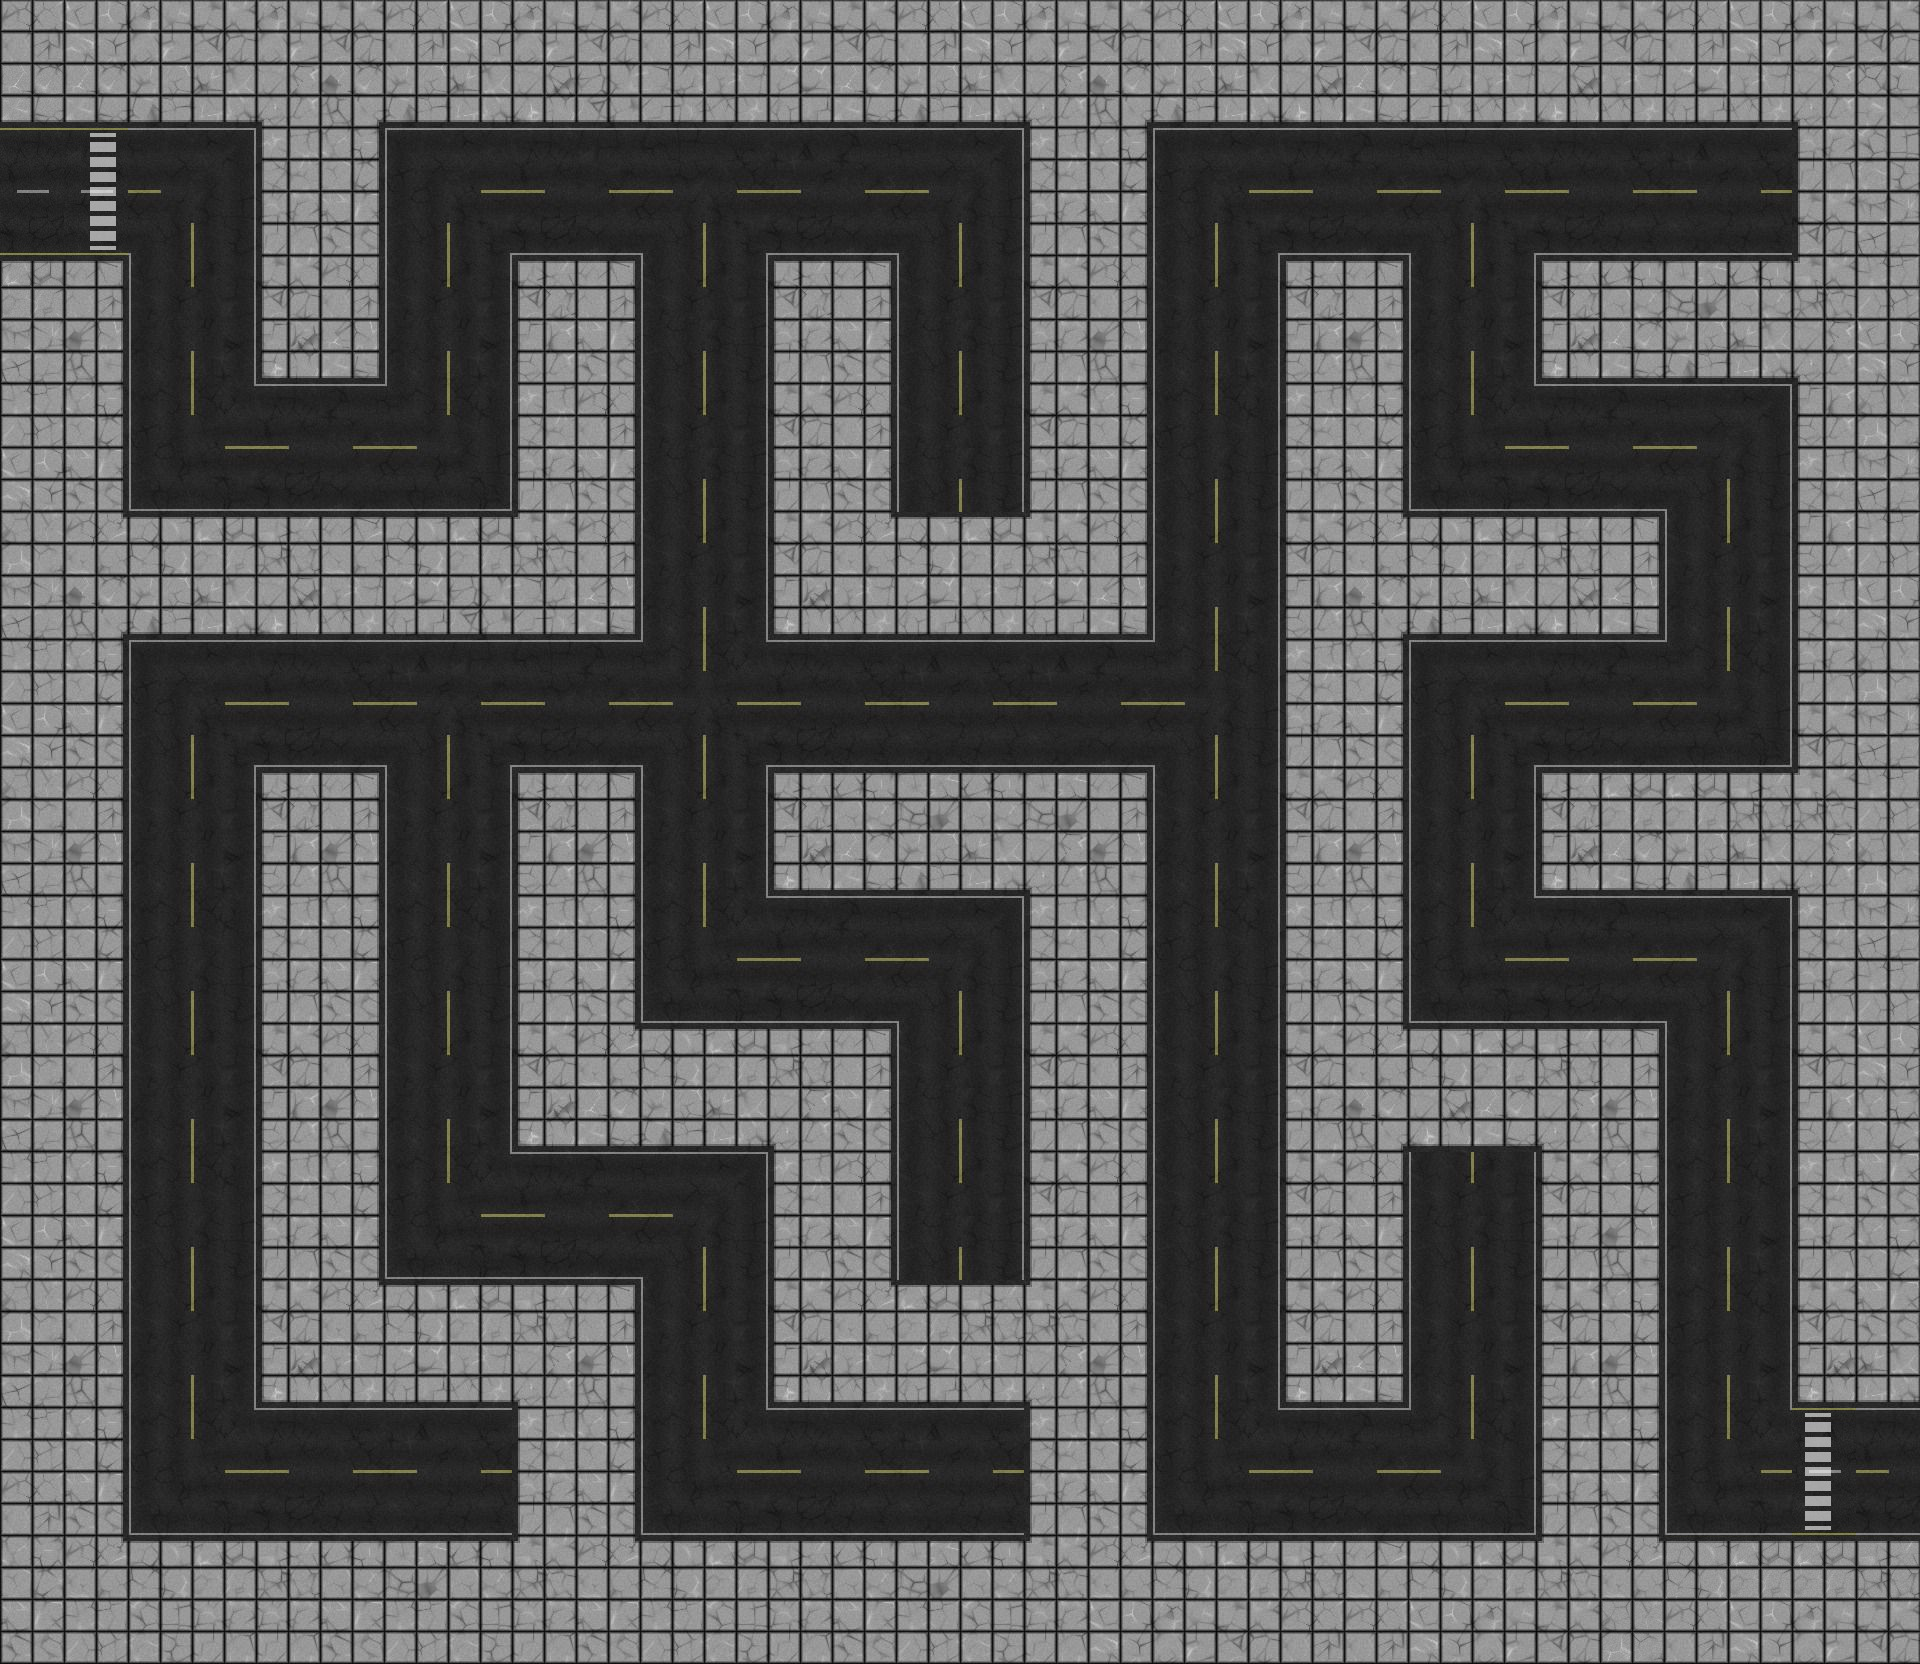

Tiled map render using the project's own tile images. Description and the whole map definition, tile-layer contents included, below:
An orthogonal 30x26 tile map with 64x64 px tiles, 1 tile layer (Streets), 3 tilesets and 28 objects.

<map version="1.0" tiledversion="1.1.6" orientation="orthogonal" renderorder="right-down" width="30" height="26" tilewidth="64" tileheight="64" infinite="0" nextobjectid="144">
 <tileset firstgid="1" source="TileSets/City64.tsx" />
 <tileset firstgid="193" source="TileSets/City.tsx" />
 <tileset firstgid="961" source="TileSets/City64_2.tsx" />
 <layer name="Streets" width="30" height="26" locked="1" offsetx="0.30303" offsety="0.454545">
  <data encoding="csv">
1077,1078,1079,1080,1079,1080,1077,1078,1079,1080,1077,1078,1079,1080,1077,1078,1079,1080,1077,1078,1079,1080,1077,1078,1079,1080,1077,1078,1079,1080,
137,1037,1038,1039,1040,1033,1034,1035,1036,961,962,963,964,1037,1038,1039,1040,1033,1034,1035,1036,1037,962,963,1036,963,964,963,1040,1047,
156,157,1054,1055,1056,1049,1050,1051,1052,977,978,979,980,1053,1054,1055,1056,1049,1050,1051,1052,985,978,979,988,979,980,979,1072,1063,
172,173,1070,1071,1072,1065,1066,1067,1068,1001,1002,1003,1004,1069,1070,1071,1072,1065,1066,1067,1068,1001,1002,1003,1004,995,996,995,1088,1046,
55,1085,1086,1087,1088,1081,1082,1083,1084,1017,1018,1019,1020,1085,1086,1087,1088,1081,1082,1083,1084,1017,1018,1019,1020,1011,1012,1011,1076,1062,
1046,965,966,967,968,1025,1026,1027,1028,1005,1006,1007,1008,1005,1006,1007,1008,973,974,975,976,965,966,967,968,1037,1038,1039,1040,1078,
1062,981,982,983,984,1041,1042,1043,1044,1021,1022,1023,1024,1021,1022,1023,1024,989,990,991,992,981,982,983,984,1053,1054,1055,976,1030,
1078,997,998,999,1000,1057,1058,1059,1060,1005,1006,1007,1008,1005,1006,1007,1008,1005,1006,1007,1008,997,998,999,1000,1069,1070,1071,992,1046,
1030,1013,1014,1015,1016,1073,1074,1075,1076,1021,1022,1023,1024,1013,1014,1015,1076,1021,1022,1023,1024,1013,1014,1015,1016,1085,1086,1087,976,1062,
1046,1033,1034,1035,1036,963,964,961,962,969,970,971,972,963,964,963,964,969,970,975,976,1033,1034,1035,1036,1025,1026,1027,992,1078,
1062,1049,1050,1051,1052,979,980,977,978,985,986,987,988,979,980,979,980,985,986,991,992,1049,1050,1051,1052,1041,1042,1043,1008,1030,
1078,1065,1066,1067,1068,1001,1002,1003,1004,1001,1002,1003,1004,995,996,995,996,1001,1002,1007,1008,1065,1066,1067,1068,1057,1058,1059,1024,1046,
1030,1081,1082,1083,1084,1017,1018,1019,1020,1017,1018,1019,1020,1011,1012,1011,1012,1017,1018,1023,1024,1081,1082,1083,1084,1015,1015,1016,1076,1062,
1046,973,974,975,976,973,974,975,976,965,966,967,968,1037,1038,1039,1040,973,974,975,976,965,966,967,968,1037,1038,1039,1040,1030,
1062,989,990,991,992,989,990,991,992,981,982,983,984,1053,1054,1055,1056,989,990,991,992,981,982,983,984,1053,1054,1055,1056,1046,
1078,1005,1006,1007,1008,1005,1006,1007,1008,997,998,999,1000,1069,1070,1071,1072,1005,1006,1007,1008,997,998,999,1000,1069,1070,1071,1072,1062,
1030,1021,1022,1023,1024,1021,1022,1023,1024,1013,1014,1015,1016,1085,1086,1087,1088,1021,1022,1023,1024,1013,1014,1015,1016,1085,1086,1087,1088,1078,
1046,973,974,975,976,965,966,967,968,1037,1038,1039,1040,1065,1006,1007,1008,1005,1006,1007,1008,1033,1036,1037,1040,973,974,975,976,1045,
1062,989,990,991,992,981,982,983,984,1053,1054,1055,1056,1081,1086,1087,1088,1021,1022,1023,1024,1021,1022,1023,1024,989,990,991,992,1061,
1078,1005,1006,1007,1008,997,998,999,1000,1069,1070,1071,1072,1005,1006,1007,1008,1005,1006,1007,1008,1005,1006,1007,1008,965,966,967,1072,1045,
1030,1021,1022,1023,1024,1013,1014,1015,1016,1085,1086,1087,1088,1013,1015,1016,1076,1021,1022,1023,1024,1021,1022,1023,1024,989,990,991,1088,1061,
1046,965,966,967,968,963,964,963,1040,965,966,967,968,963,964,963,1040,965,966,967,968,1025,1026,1027,1028,965,966,967,968,1035,
1062,981,982,983,984,979,980,979,1056,981,982,983,984,979,980,979,1044,981,982,983,984,1041,1042,1043,1044,981,982,983,148,984,
1077,997,998,999,1000,995,996,995,1072,997,998,999,1000,995,996,995,1060,997,998,999,1000,1057,1058,1059,1060,997,998,999,164,1000,
1045,1013,1014,1015,1016,1011,1012,1011,1076,1013,1014,1015,1016,1011,1012,1011,1076,1013,1014,1015,1016,1073,1074,1075,1076,1013,54,55,55,56,
1061,1062,1063,1064,1064,1061,1062,1063,1064,1061,1062,1063,1064,1061,1062,1063,1064,1078,1079,1080,1077,1077,1078,1079,1080,70,1077,1078,1079,1080
</data>
 </layer>
 <objectgroup name="Buildings_Collision" visible="0" locked="1">
  <object id="56" x="1153.33" y="1537.33" width="766.667" height="126.667" />
  <object id="59" x="1537.33" y="1025.33" width="126.667" height="509.333" />
  <object id="63" x="1792" y="1.33333" width="128" height="1406.67" />
  <object id="67" x="1537.33" y="257.333" width="253.333" height="126.667" />
  <object id="69" x="1280" y="256" width="128" height="1152" />
  <object id="75" x="1409.33" y="1025.33" width="126.667" height="126.667" />
  <object id="77" x="1410.67" y="513.333" width="253.333" height="126.667" />
  <object id="80" x="1536" y="768" width="256" height="128" />
  <object id="83" x="1.33333" y="1.33333" width="1789.33" height="126.667" />
  <object id="86" x="257.333" y="129.333" width="126.667" height="254.667" />
  <object id="88" x="1025.33" y="130.667" width="126.667" height="509.333" />
  <object id="92" x="769.333" y="257.333" width="126.667" height="382.667" />
  <object id="94" x="897.333" y="513.333" width="126.667" height="126.667" />
  <object id="99" x="1.33333" y="1537.33" width="1150.67" height="126.667" />
  <object id="104" x="1.33333" y="256" width="126.667" height="1278.67" />
  <object id="107" x="512" y="257.333" width="128" height="382.667" />
  <object id="109" x="129.333" y="513.333" width="382.667" height="126.667" />
  <object id="111" x="513.333" y="1281.33" width="126.667" height="254.667" />
  <object id="115" x="256" y="768" width="128" height="640" />
  <object id="117" x="385.333" y="1281.33" width="126.667" height="126.667" />
  <object id="119" x="1025.33" y="769.333" width="126.667" height="766.667" />
  <object id="123" x="769.333" y="769.333" width="254.667" height="126.667" />
  <object id="125" x="769.333" y="1281.33" width="254.667" height="126.667" />
  <object id="129" x="769.333" y="1025.33" width="126.667" height="254.667" />
  <object id="134" x="513.333" y="1025.33" width="254.667" height="126.667" />
  <object id="136" x="513.333" y="769.333" width="126.667" height="256" />
  <object id="138" x="1920" y="1409.33" height="124" />
  <object id="142" x="-9.33333" y="125.333" height="133.333" />
 </objectgroup>
</map>
